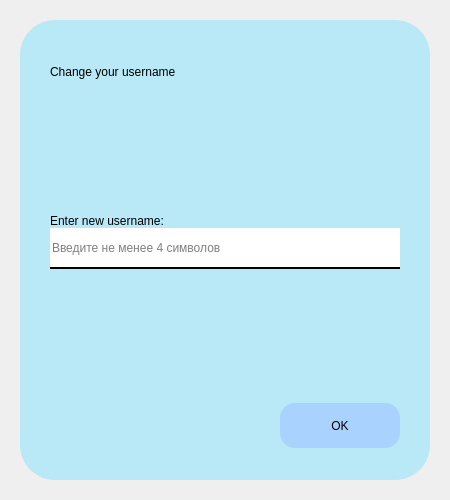
<?xml version="1.0" encoding="UTF-8"?>
<ui version="4.0">
 <class>Change_Username</class>
 <widget class="QDialog" name="Change_Username">
  <property name="geometry">
   <rect>
    <x>0</x>
    <y>0</y>
    <width>450</width>
    <height>500</height>
   </rect>
  </property>
  <property name="sizePolicy">
   <sizepolicy hsizetype="Fixed" vsizetype="Fixed">
    <horstretch>0</horstretch>
    <verstretch>0</verstretch>
   </sizepolicy>
  </property>
  <property name="minimumSize">
   <size>
    <width>450</width>
    <height>500</height>
   </size>
  </property>
  <property name="maximumSize">
   <size>
    <width>450</width>
    <height>500</height>
   </size>
  </property>
  <property name="windowTitle">
   <string>Dialog</string>
  </property>
  <property name="styleSheet">
   <string notr="true">#Change_Username{
    border-image: url(:/newPrefix/облачка.png);
}
</string>
  </property>
  <layout class="QHBoxLayout" name="horizontalLayout">
   <property name="spacing">
    <number>0</number>
   </property>
   <property name="leftMargin">
    <number>20</number>
   </property>
   <property name="topMargin">
    <number>20</number>
   </property>
   <property name="rightMargin">
    <number>20</number>
   </property>
   <property name="bottomMargin">
    <number>20</number>
   </property>
   <item>
    <widget class="QFrame" name="frame">
     <property name="minimumSize">
      <size>
       <width>310</width>
       <height>0</height>
      </size>
     </property>
     <property name="styleSheet">
      <string notr="true">background-color: rgb(169, 229, 247,200);
border-radius: 35px;</string>
     </property>
     <property name="frameShape">
      <enum>QFrame::StyledPanel</enum>
     </property>
     <property name="frameShadow">
      <enum>QFrame::Raised</enum>
     </property>
     <layout class="QVBoxLayout" name="verticalLayout_2">
      <property name="spacing">
       <number>0</number>
      </property>
      <property name="leftMargin">
       <number>30</number>
      </property>
      <property name="topMargin">
       <number>45</number>
      </property>
      <property name="rightMargin">
       <number>30</number>
      </property>
      <property name="bottomMargin">
       <number>32</number>
      </property>
      <item>
       <widget class="QLabel" name="label">
        <property name="styleSheet">
         <string notr="true">background-color: rgb(169, 229, 247,0);
font: 16pt &quot;Comic Sans MS&quot;;
</string>
        </property>
        <property name="text">
         <string>Change your username</string>
        </property>
       </widget>
      </item>
      <item>
       <spacer name="verticalSpacer">
        <property name="orientation">
         <enum>Qt::Vertical</enum>
        </property>
        <property name="sizeHint" stdset="0">
         <size>
          <width>38</width>
          <height>108</height>
         </size>
        </property>
       </spacer>
      </item>
      <item>
       <layout class="QVBoxLayout" name="verticalLayout">
        <item>
         <widget class="QLabel" name="label_2">
          <property name="styleSheet">
           <string notr="true">background-color: rgb(169, 229, 247,0);
font: 13pt &quot;Comic Sans MS&quot;;

</string>
          </property>
          <property name="text">
           <string>Enter new username:</string>
          </property>
         </widget>
        </item>
        <item>
         <widget class="QLineEdit" name="NewUser">
          <property name="minimumSize">
           <size>
            <width>0</width>
            <height>41</height>
           </size>
          </property>
          <property name="styleSheet">
           <string notr="true">font: 11pt &quot;Comic Sans MS&quot;;
border-radius: 0px;
  border-bottom: 2px solid black;  /* Стиль подчеркивания */
background-color: rgb(255, 255, 255);</string>
          </property>
          <property name="placeholderText">
           <string>Введите не менее 4 символов</string>
          </property>
         </widget>
        </item>
       </layout>
      </item>
      <item>
       <spacer name="verticalSpacer_2">
        <property name="orientation">
         <enum>Qt::Vertical</enum>
        </property>
        <property name="sizeHint" stdset="0">
         <size>
          <width>20</width>
          <height>104</height>
         </size>
        </property>
       </spacer>
      </item>
      <item>
       <layout class="QHBoxLayout" name="horizontalLayout_2">
        <item>
         <spacer name="horizontalSpacer">
          <property name="orientation">
           <enum>Qt::Horizontal</enum>
          </property>
          <property name="sizeHint" stdset="0">
           <size>
            <width>148</width>
            <height>20</height>
           </size>
          </property>
         </spacer>
        </item>
        <item>
         <widget class="QPushButton" name="OK_butt">
          <property name="minimumSize">
           <size>
            <width>120</width>
            <height>45</height>
           </size>
          </property>
          <property name="styleSheet">
           <string notr="true">background-color: rgb(170, 210, 255);
border-radius: 15px;
font: 12pt &quot;Comic Sans MS&quot;;</string>
          </property>
          <property name="text">
           <string>OK</string>
          </property>
         </widget>
        </item>
       </layout>
      </item>
     </layout>
    </widget>
   </item>
  </layout>
 </widget>
 <resources>
  <include location="../../../Users/Евгения/PycharmProjects/Knowledge/images/icons.qrc"/>
 </resources>
 <connections/>
</ui>
